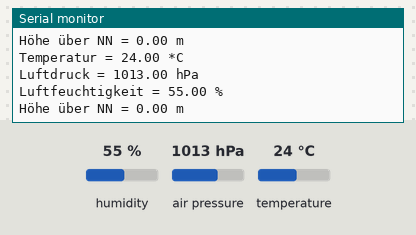
Simulated run of this sketch. Board: Arduino Uno, built with avr-gcc and run on an emulated ATmega328P. Shown: the last lines printed to the serial monitor. The test bench sets the inputs (shaded band); at power-on: humidity 55 %, air pressure 1013 hPa, temperature 24 °C.

Above: at 1.2 s.
1.3 s: humidity set to 22 %
At 2.6 s:
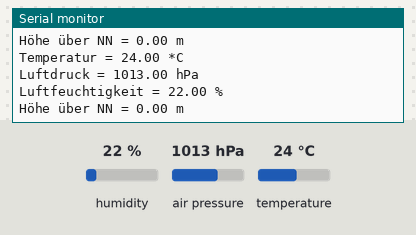
2.8 s: air pressure set to 952 hPa
At 3.6 s:
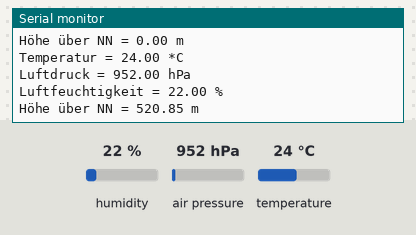

Measured:
- after the input at 1.3 s, the serial monitor: prints a new line after 0.72 s (image 1)
- after the input at 2.8 s, the serial monitor: prints a new line after 0.22 s (image 2)

The sketch:

10_BME-Test01.ino.ino
```cpp
#include <Wire.h>
#include <Adafruit_Sensor.h>
#include <Adafruit_BME280.h>
#define NORMDRUCK 1013
Adafruit_BME280 bme; // legt ein Objekt für die I2C-Kommunikation an
void setup() {
  Serial.begin(115200);
  bool communication = bme.begin(0x76); //Initialisierung I2C-Kommunikation
  if (!communication) {
    Serial.println("Kein BME280-Sensor gefunden!");
    Serial.println("Verdrahtung, Adresse, Sensor-ID prüfen!");
    Serial.print("SensorID: 0x");
    Serial.println(bme.sensorID(), 16);
    Serial.println("ID 0xFF bedeutet i.d.R. eine falsche Sensor-Adresse\n");
  while (true) { };
  delay(10);
  }
  else {
    Serial.println("I2C-Kommunikation zum BME280 aufgebaut!\n");
  }
}
void loop() {
  Serial.print("Temperatur = ");
  Serial.print(bme.readTemperature());
  Serial.println(" *C");
  Serial.print("Luftdruck = ");
  Serial.print(bme.readPressure() / 100.0F);
  Serial.println(" hPa");
  Serial.print("Luftfeuchtigkeit = ");
  Serial.print(bme.readHumidity());
  Serial.println(" % ");
  Serial.print("Höhe über NN = ");
  Serial.print(bme.readAltitude(NORMDRUCK));
  Serial.println(" m\n");
  delay(1000);
}
```
